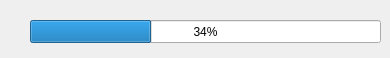
<?xml version="1.0" encoding="UTF-8"?>
<ui version="4.0">
 <class>Form</class>
 <widget class="QWidget" name="Form">
  <property name="geometry">
   <rect>
    <x>0</x>
    <y>0</y>
    <width>390</width>
    <height>58</height>
   </rect>
  </property>
  <property name="windowTitle">
   <string>Progreso</string>
  </property>
  <widget class="QProgressBar" name="progressBar">
   <property name="geometry">
    <rect>
     <x>30</x>
     <y>20</y>
     <width>351</width>
     <height>23</height>
    </rect>
   </property>
   <property name="maximum">
    <number>144</number>
   </property>
   <property name="value">
    <number>50</number>
   </property>
  </widget>
 </widget>
 <resources/>
 <connections/>
</ui>
